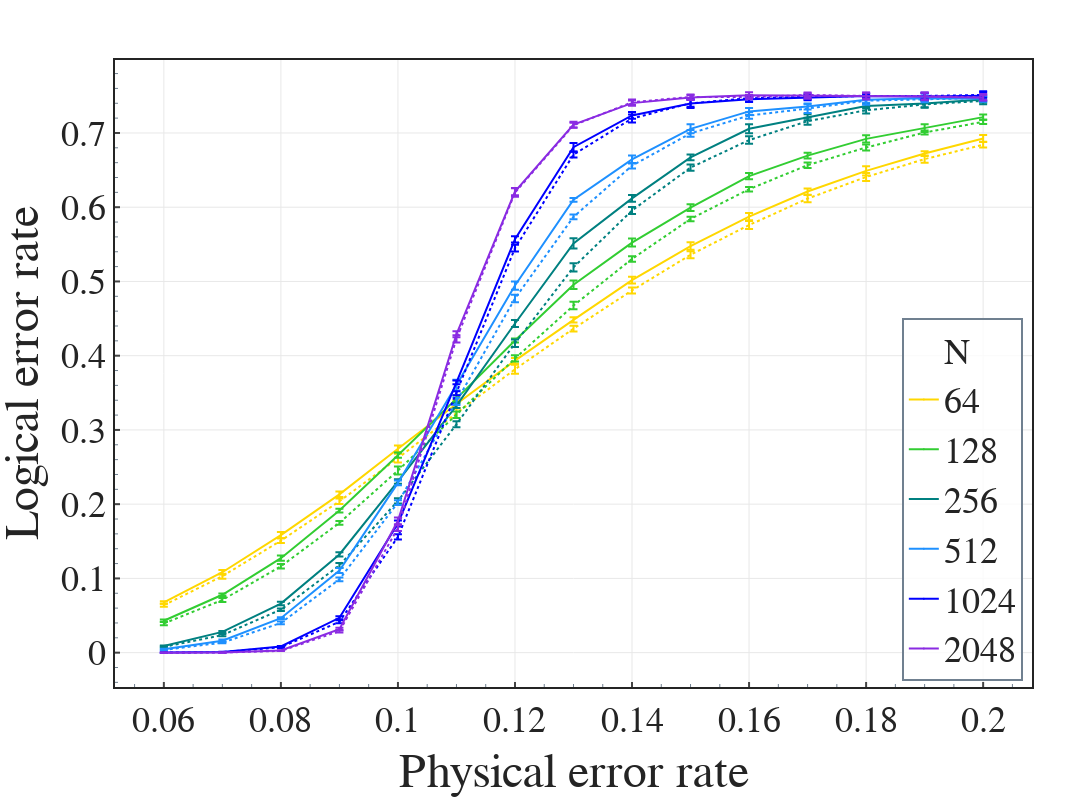

Notebook source saved alongside this figure:
### Code cell
fig = go.Figure()
fig.add_scatter(x=[0.1], y=[0], mode='lines', name='N', line_color='rgba(255, 255, 255, 0)', showlegend=True)
for x,y in data_dict.items():
    if ('RM' in x) or ('HPW' in x) or ('l=1,' in x):
        continue
    if ('deg' in x):
        print(x)
        l = x.split(',')[0]
        fig.add_scatter(x=y[0], y=y[1], error_y=dict(type='data', array=y[2], visible=True), name=l[2:], line_color=color_dict[l.split('=')[1]], line_dash='solid',marker_size=1)
    else:
        l = x.split(',')[0]
        fig.add_scatter(x=y[0], y=y[1], error_y=dict(type='data', array=y[2], visible=True), name=l[2:], line_color=color_dict[l.split('=')[1]], line_dash='dot', showlegend=False, marker_size=1)

# fig.add_scatter(x=[0.1], y=[0], mode='lines', name='Method', line_color='rgba(255, 255, 255, 0)', showlegend=True)
# fig.add_scatter(x=[0.1], y=[0], mode='lines', name='Bad', line_color='black', showlegend=True)
# fig.add_scatter(x=[0.1], y=[0], mode='lines', name='Good', line_color='black', line_dash='dash', showlegend=True)

fig.update_layout(legend=dict(xanchor='right', yanchor='bottom', x=0.99, y=0.01, orientation='v'), height=800, width=1200)
fig.update_xaxes(title_text='Physical error rate')
fig.update_yaxes(title_text='Logical error rate')
fig.show()
fig.write_image("PW.pdf")

### Figure 1 — Plotly figure (JSON) as saved in the notebook; plotly's stock layout.template omitted (floating-point values rounded to 4 significant figures)
{"data": [{"line": {"color": "rgba(255, 255, 255, 0)"}, "mode": "lines", "name": "N", "showlegend": true, "type": "scatter", "x": [0.1], "y": [0]}, {"error_y": {"array": [0.001629, 0.002991, 0.004204, 0.003673, 0.004241, 0.005144, 0.003703, 0.003586, 0.004535, 0.004913, 0.005019, 0.004223, 0.006199, 0.003172, 0.004578], "type": "data", "visible": true}, "line": {"color": "gold", "dash": "solid"}, "marker": {"size": 1}, "name": "64", "type": "scatter", "x": [0.06, 0.07, 0.08, 0.09, 0.1, 0.11, 0.12, 0.13, 0.14, 0.15, 0.16, 0.17, 0.18, 0.19, 0.2], "y": [0.06767, 0.1083, 0.1582, 0.2133, 0.2746, 0.3348, 0.3933, 0.4483, 0.5017, 0.5477, 0.5873, 0.6211, 0.6489, 0.6723, 0.6926]}, {"error_y": {"array": [0.001943, 0.003327, 0.003191, 0.003677, 0.005767, 0.006365, 0.006109, 0.003827, 0.004075, 0.00482, 0.005451, 0.004743, 0.005316, 0.004873, 0.003595], "type": "data", "visible": true}, "line": {"color": "gold", "dash": "dot"}, "marker": {"size": 1}, "name": "64", "showlegend": false, "type": "scatter", "x": [0.06, 0.07, 0.08, 0.09, 0.1, 0.11, 0.12, 0.13, 0.14, 0.15, 0.16, 0.17, 0.18, 0.19, 0.2], "y": [0.06391, 0.103, 0.1509, 0.2039, 0.262, 0.3226, 0.3817, 0.4364, 0.4879, 0.5359, 0.5759, 0.6116, 0.6407, 0.6648, 0.6841]}, {"error_y": {"array": [0.001699, 0.001762, 0.00357, 0.002535, 0.003652, 0.004539, 0.002659, 0.005753, 0.005382, 0.004485, 0.004166, 0.003924, 0.00495, 0.005212, 0.003602], "type": "data", "visible": true}, "line": {"color": "limegreen", "dash": "solid"}, "marker": {"size": 1}, "name": "128", "type": "scatter", "x": [0.06, 0.07, 0.08, 0.09, 0.1, 0.11, 0.12, 0.13, 0.14, 0.15, 0.16, 0.17, 0.18, 0.19, 0.2], "y": [0.04297, 0.078, 0.1273, 0.1914, 0.266, 0.3421, 0.4204, 0.4957, 0.5523, 0.5995, 0.6419, 0.6694, 0.692, 0.7067, 0.7214]}, {"error_y": {"array": [0.002224, 0.002698, 0.003039, 0.002502, 0.005425, 0.004435, 0.00413, 0.004977, 0.003598, 0.002991, 0.003116, 0.003782, 0.004069, 0.002744, 0.002979], "type": "data", "visible": true}, "line": {"color": "limegreen", "dash": "dot"}, "marker": {"size": 1}, "name": "128", "showlegend": false, "type": "scatter", "x": [0.06, 0.07, 0.08, 0.09, 0.1, 0.11, 0.12, 0.13, 0.14, 0.15, 0.16, 0.17, 0.18, 0.19, 0.2], "y": [0.03929, 0.07099, 0.1163, 0.1748, 0.2452, 0.3205, 0.3963, 0.4676, 0.5303, 0.5842, 0.6242, 0.6566, 0.6804, 0.7006, 0.715]}, {"error_y": {"array": [0.0007915, 0.001123, 0.002332, 0.002819, 0.003027, 0.003083, 0.00483, 0.00679, 0.004479, 0.003885, 0.006009, 0.004092, 0.003203, 0.005026, 0.003975], "type": "data", "visible": true}, "line": {"color": "teal", "dash": "solid"}, "marker": {"size": 1}, "name": "256", "type": "scatter", "x": [0.06, 0.07, 0.08, 0.09, 0.1, 0.11, 0.12, 0.13, 0.14, 0.15, 0.16, 0.17, 0.18, 0.19, 0.2], "y": [0.00885, 0.02793, 0.06616, 0.1323, 0.2306, 0.3327, 0.4433, 0.5513, 0.6119, 0.667, 0.7056, 0.7211, 0.7363, 0.7396, 0.745]}, {"error_y": {"array": [0.0007433, 0.001525, 0.001654, 0.003344, 0.003524, 0.003959, 0.005167, 0.005566, 0.004644, 0.004264, 0.005038, 0.004708, 0.004343, 0.00452, 0.004626], "type": "data", "visible": true}, "line": {"color": "teal", "dash": "dot"}, "marker": {"size": 1}, "name": "256", "showlegend": false, "type": "scatter", "x": [0.06, 0.07, 0.08, 0.09, 0.1, 0.11, 0.12, 0.13, 0.14, 0.15, 0.16, 0.17, 0.18, 0.19, 0.2], "y": [0.00775, 0.02368, 0.0579, 0.1176, 0.2045, 0.3076, 0.4168, 0.5191, 0.5956, 0.6533, 0.6904, 0.7159, 0.7305, 0.7384, 0.7432]}, {"error_y": {"array": [0.0006946, 0.001482, 0.001439, 0.003388, 0.003199, 0.007355, 0.005561, 0.00255, 0.005428, 0.006024, 0.004668, 0.004092, 0.004196, 0.003759, 0.003945], "type": "data", "visible": true}, "line": {"color": "dodgerblue", "dash": "solid"}, "marker": {"size": 1}, "name": "512", "type": "scatter", "x": [0.06, 0.07, 0.08, 0.09, 0.1, 0.11, 0.12, 0.13, 0.14, 0.15, 0.16, 0.17, 0.18, 0.19, 0.2], "y": [0.00445, 0.01609, 0.04636, 0.1106, 0.2287, 0.3604, 0.4945, 0.61, 0.6643, 0.7056, 0.729, 0.7355, 0.7448, 0.7466, 0.746]}, {"error_y": {"array": [0.0003132, 0.0009042, 0.001863, 0.002406, 0.003147, 0.004881, 0.004961, 0.003171, 0.003828, 0.004592, 0.004316, 0.005883, 0.00529, 0.004026, 0.004603], "type": "data", "visible": true}, "line": {"color": "dodgerblue", "dash": "dot"}, "marker": {"size": 1}, "name": "512", "showlegend": false, "type": "scatter", "x": [0.06, 0.07, 0.08, 0.09, 0.1, 0.11, 0.12, 0.13, 0.14, 0.15, 0.16, 0.17, 0.18, 0.19, 0.2], "y": [0.00367, 0.01348, 0.03997, 0.09875, 0.2021, 0.3383, 0.4771, 0.587, 0.6559, 0.6995, 0.7234, 0.7329, 0.7435, 0.7454, 0.7472]}, {"error_y": {"array": [6e-05, 0.0002693, 0.0006, 0.002022, 0.004085, 0.002465, 0.004202, 0.005668, 0.004592, 0.006055, 0.003695, 0.003515, 0.00257, 0.004449, 0.006035], "type": "data", "visible": true}, "line": {"color": "blue", "dash": "solid"}, "marker": {"size": 1}, "name": "1024", "type": "scatter", "x": [0.06, 0.07, 0.08, 0.09, 0.1, 0.11, 0.12, 0.13, 0.14, 0.15, 0.16, 0.17, 0.18, 0.19, 0.2], "y": [8e-05, 0.00105, 0.0084, 0.04689, 0.1741, 0.364, 0.5568, 0.6808, 0.7236, 0.7398, 0.7453, 0.7476, 0.7498, 0.7491, 0.75]}, {"error_y": {"array": [5e-05, 0.0002366, 0.00081, 0.001981, 0.00356, 0.002665, 0.004435, 0.003938, 0.005507, 0.004703, 0.004202, 0.003419, 0.003222, 0.004401, 0.003628], "type": "data", "visible": true}, "line": {"color": "blue", "dash": "dot"}, "marker": {"size": 1}, "name": "1024", "showlegend": false, "type": "scatter", "x": [0.06, 0.07, 0.08, 0.09, 0.1, 0.11, 0.12, 0.13, 0.14, 0.15, 0.16, 0.17, 0.18, 0.19, 0.2], "y": [5e-05, 0.0007, 0.00713, 0.04163, 0.1559, 0.3493, 0.5449, 0.6708, 0.7195, 0.74, 0.7466, 0.7487, 0.7498, 0.7498, 0.7512]}, {"error_y": {"array": [4e-05, 0.0001044, 0.0003226, 0.001807, 0.004463, 0.004011, 0.004849, 0.00374, 0.003604, 0.003387, 0.003881, 0.004211, 0.003959, 0.005063, 0.003484], "type": "data", "visible": true}, "line": {"color": "blueviolet", "dash": "solid"}, "marker": {"size": 1}, "name": "2048", "type": "scatter", "x": [0.06, 0.07, 0.08, 0.09, 0.1, 0.11, 0.12, 0.13, 0.14, 0.15, 0.16, 0.17, 0.18, 0.19, 0.2], "y": [2e-05, 0.00021, 0.00297, 0.03165, 0.1775, 0.4289, 0.621, 0.7112, 0.7402, 0.7478, 0.7509, 0.7503, 0.7503, 0.7491, 0.7476]}, {"error_y": {"array": [3e-05, 0.00012, 0.0003145, 0.001722, 0.003867, 0.004882, 0.005606, 0.003412, 0.003823, 0.003192, 0.002806, 0.002515, 0.004713, 0.004771, 0.0044], "type": "data", "visible": true}, "line": {"color": "blueviolet", "dash": "dot"}, "marker": {"size": 1}, "name": "2048", "showlegend": false, "type": "scatter", "x": [0.06, 0.07, 0.08, 0.09, 0.1, 0.11, 0.12, 0.13, 0.14, 0.15, 0.16, 0.17, 0.18, 0.19, 0.2], "y": [1e-05, 0.00016, 0.00239, 0.02894, 0.1678, 0.4228, 0.6198, 0.7103, 0.7414, 0.7485, 0.7483, 0.7511, 0.7498, 0.7498, 0.748]}], "layout": {"height": 800, "legend": {"orientation": "v", "x": 0.99, "xanchor": "right", "y": 0.01, "yanchor": "bottom"}, "width": 1200, "xaxis": {"title": {"text": "Physical error rate"}}, "yaxis": {"title": {"text": "Logical error rate"}}}}
